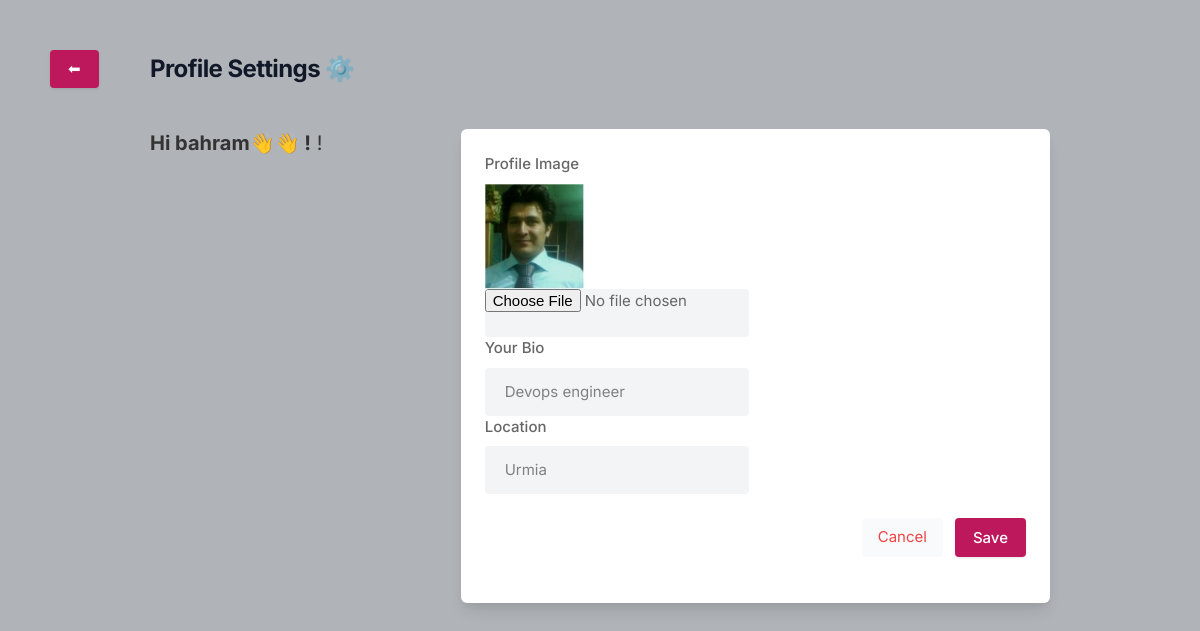
Page /settings (signed in) on the earlier database version.
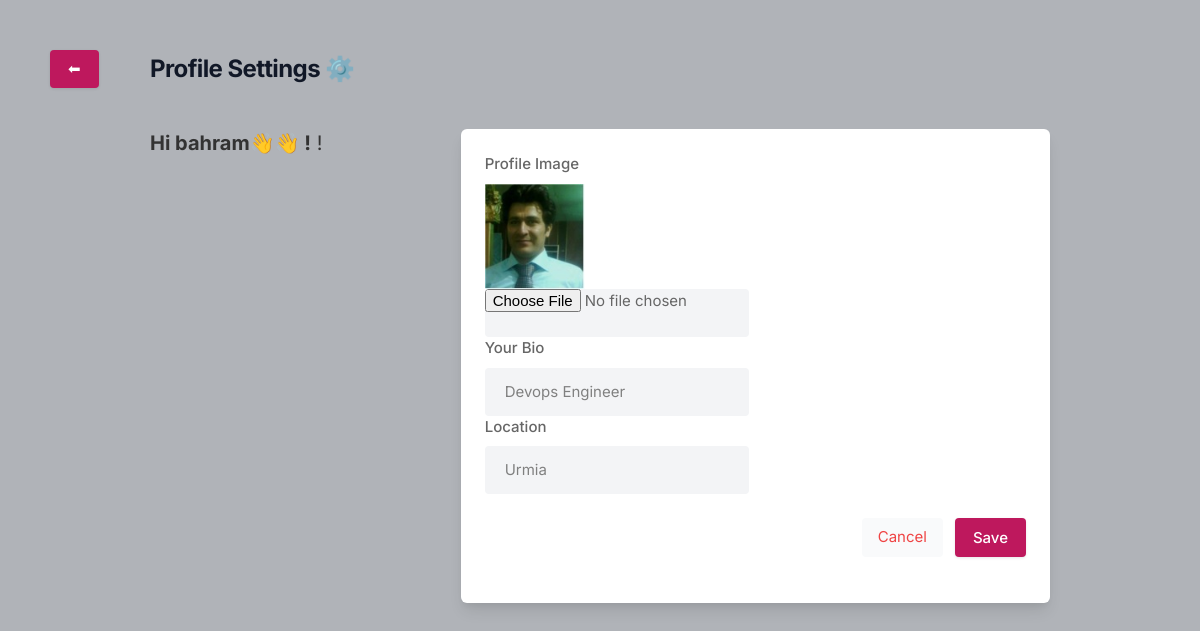
Same page on the later database version.
### Profile_page/models.py (models this page shows, shortened)
class Profile(models.Model):
    user=models.ForeignKey(reqd_user,on_delete=models.CASCADE)
    bio=models.CharField(max_length=10000,default='Busy')
    profile_img=models.ImageField(upload_to='media',default='image.jpeg')
    location=models.CharField(max_length=1000,blank=True)
    followers=models.IntegerField(default=0)
    following=models.IntegerField(default=0)

### Profile_page/views.py (the view, shortened to what this page needs)
# urls.py: path('settings',views.settings,name="settings"),
@login_required(login_url='login')
def settings(request):
    current_user=request.user
    my_profile=Profile.objects.get(user=current_user)
    return render(request,"setting.html",{'my_profile':my_profile})

### templates/setting.html (shortened to what this page needs)
{% load static %}
<!DOCTYPE html>
<html lang="en">
<head>
    <link rel="stylesheet" href="{% static 'assets/css/icons.css' %}">
    <link rel="stylesheet" href="{% static 'assets/css/uikit.css' %}">
    <link rel="stylesheet" href="{% static 'assets/css/style.css' %}">
    <link rel="stylesheet" href="{% static 'assets/css/tailwind.css' %}">
</head>
<body>
    <a href="/">
        <button type="submit" class="button bg-blue-700 rounded-full" style="float: left; margin-left: 50px;margin-top: 50px;">⬅</button>
    </a>
            <div class="container m-auto">
                <h1 class="text-2xl leading-none text-gray-900 tracking-tight mt-3"><strong>Profile Settings ⚙️</strong></h1>
                <div class="grid lg:grid-cols-3 mt-12 gap-8">
                    <div>
                        <h2 class="text-xl mb-2"><strong> Hi {{user.username}}👋👋 !</strong> !</h2>
                    </div>
                    <div class="bg-white rounded-md lg:shadow-lg shadow col-span-2">
                       <div class="grid grid-cols-2 gap-3 lg:p-6 p-4">
                        <form action="settings" method="post" enctype="multipart/form-data">
                           <div>
                               <label for=""> Profile Image </label>
                               <img src="{{my_profile.profile_img.url}}" height="100" width="100">
                               <input type="file" name="image" class="shadow-none bg-gray-100">
                           </div>
                           <div>
                               <label for=""> Your Bio</label>
                               <input type="text" name="bio" value="{{my_profile.bio}}" class="shadow-none bg-gray-100">
                            </div>
                            <div class="col-span-2">
                                <label for=""> Location</label>
                                <input type="text" name="loc" value="{{my_profile.location}}" class="shadow-none bg-gray-100">
                            </div>
                       </div>
                       <div class="bg-gray-10 p-6 pt-0 flex justify-end space-x-3">
                           <button class="p-2 px-4 rounded bg-gray-50 text-red-500"> Cancel </button>
                           <button type="submit" class="button bg-blue-700"> Save </button>
                       </div>
                    <br>
                </div>
            </div>
        </div>
</body>
</html>

### static/assets/css/style.css (style rules this page uses)
body { background-color: #B0B3B8!important; }
button { vertical-align: middle; }
span.button, button.button { background-color: #be185d; top: 0; color: #fff; position: relative; padding: 8px 18px; line-height: 22px; position: relative; font-weight: 500; font-size: 15px; display: inline-block; -webkit-transition: all 0.2s ease-in-out; transition: all 0.2s ease-in-out; cursor: pointer; overflow: hidden; border: none; border-radius: 4px; -webkit-box-shadow: 0 1px 3px rgba(0, 0, 0, 0.1); box-shadow: 0 1px 3px rgba(0, 0, 0, 0.1); }
input { height: 48px; line-height: 48px; padding: 0 20px; outline: none; font-size: 15px; color: #808080; max-width: 100%; width: 100%; -webkit-box-sizing: border-box; box-sizing: border-box; display: block; font-weight: 400; opacity: 1; border-radius: 4px; border: none; -webkit-box-shadow: 0 1px 4px 0px rgba(0, 0, 0, 0.12); box-shadow: 0 1px 4px 0px rgba(0, 0, 0, 0.12); }
input[type="text"], input[type="password"], input[type="email"], input[type="number"] { height: 48px; line-height: 48px; padding: 0 20px; outline: none; font-size: 15px; color: #808080; max-width: 100%; width: 100%; -webkit-box-sizing: border-box; box-sizing: border-box; display: block; font-weight: 400; opacity: 1; border-radius: 4px; border: none; -webkit-box-shadow: 0 1px 4px 0px rgba(0, 0, 0, 0.12); box-shadow: 0 1px 4px 0px rgba(0, 0, 0, 0.12); }
input { -webkit-transition: all 0.1s ease-in-out; transition: all 0.1s ease-in-out; }
::placeholder { color: #808080; opacity: 1; }
label, legend { display: block; font-weight: bold; font-size: 15px; font-weight: 500; margin-bottom: 8px; }
button { border: none; margin: 0; padding: 0; width: auto; overflow: visible; background: transparent; color: inherit; font: inherit; line-height: normal; cursor: pointer; }
a { color: #be185d; -webkit-transition: 0.3s; transition: 0.3s; outline: none !important; }
button { outline: none !important; }
img { max-width: 100%; }
body { color: #666; font-size: 15px; line-height: 27px; background-color: #f0f2f5; font-family: "Inter", sans-serif; text-transform: none; }
h1, h2, h3, h4, h5, h6 { font-family: "Inter", sans-serif; text-transform: none; }
input[type="text"], input[type="password"], input[type="email"] { font-family: "Inter", sans-serif; text-transform: none; }
button, body .pac-container { font-family: "Inter", sans-serif; text-transform: none; }
h1, h2, h3, h4, h5, h6 { color: #333; font-weight: 500; margin: 0; padding: 0; }
h1 { font-size: 32px; }
h2 { font-size: 26px; }
b, strong { font-weight: 700 !important; }
@media (min-width: 1024px) { .container { max-width: 900px !important; padding-top: 45px; } }
.shadow-none { -webkit-box-shadow: none !important; box-shadow: none !important; }

Differences in the rows shown:
changed Profile "Urmia": bio "Devops engineer" → "Devops Engineer"
